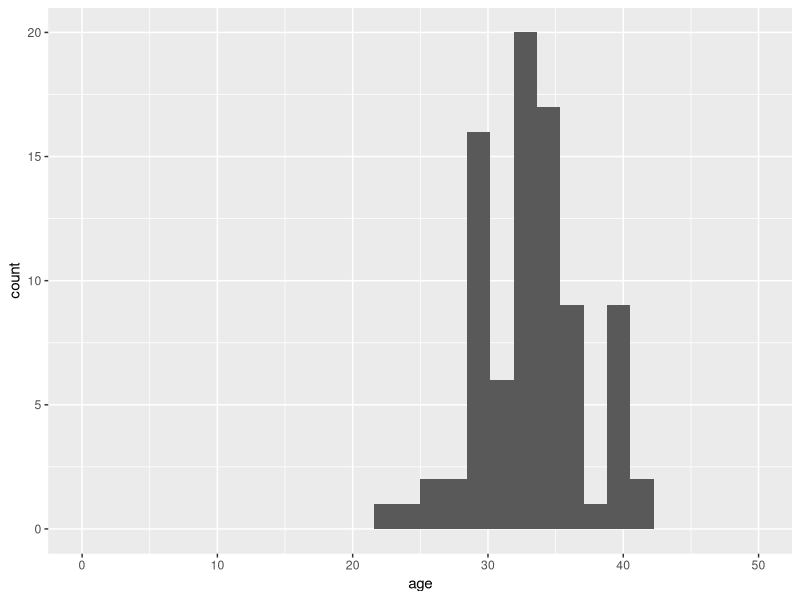

Recreate this plot in R.
## ---- chunk 1
library(tidyverse)
library(broom)
library(readxl)
Postpartum_Experience_Survey_Responses_raw_data <- read_excel("../data/Postpartum Experience Survey (Responses) - raw data.xlsx")
#View(Postpartum_Experience_Survey_Responses_raw_data)
## ---- chunk 2
Postpartum_Experience_renamed_variables <- as_tibble(Postpartum_Experience_Survey_Responses_raw_data) %>% 
  rename( 
         `respondent` = `Timestamp`,
         `state` = `Which US state or country did you give birth in?`,
          `age` = `What was your age when you gave birth?`, 
      `birth_location` = `Where did you give birth?`,
        `informed_by` = `When you were pregnant, did your care provider give you information about postpartum care services?`,
    `other_info_sources` = `Did you learn about postpartum care services from any other sources?`, 
      `support_type`= `What types of support did you have access to postpartum?`,
         `provider` = `Who provided this support for you?`,
    `ins_covered_services` = `What postpartum care services did your insurance cover?`,
    `cost_factor` = `Was cost a factor in how much support you received?`,
        `if_insurance` = `If insurance covered postpartum care services, would you take advantage of it?`,
    `critical_support` = `What support was most critical to you/your household in first year following birth?`,
    `ideal_support` = `In a best case scenario, list all types of care and support you would need or want in the first year postpartum.`,
    `comments` = `Is there anything else you want to share about your postpartum experience?`,
    `emails` = `If you are open to follow up questions or want the results from this research project, please enter your email below.`)
## ---- chunk 3
Postpartum_renamed_variables_US <- Postpartum_Experience_renamed_variables %>%
  filter(state != "Uk") %>%
  filter(state != "Norway") %>%
  filter(state != "Puerto Rico")
## ---- chunk 4
dim(Postpartum_renamed_variables_US)
## ---- chunk 5
glimpse(Postpartum_renamed_variables_US)
## ---- chunk 6
Postpartum_renamed_variables_US |>
  count(informed_by) |>
  arrange(desc(n))

## ---- chunk 7
# Example data: Replace this with your actual data
tikyrabargraph <- Postpartum_renamed_variables_US

# Create the histogram
histogram <- ggplot(data = data.frame(value = tikyrabargraph), aes(x = value)) +
  geom_histogram(binwidth = 0.5, fill = "blue", color = "black", alpha = 0.7) +
  labs(title = "Histogram of Your Data",
       x = "Value",
       y = "Frequency") +
  theme_minimal()

#We probably need to figure out the good/better/best portions for the real one: x = state, y = quality of care ranking

## ---- chunk 8
#library(maps)
#library(mapproj)
#library(tidyverse)

#states <- map_data("state")
#states <- rename(states, state = region)
#statessurveyed <- `states`

#Postpartum_renamed_variables_US <- #Postpartum_renamed_variables_US %>% 
#  mutate(state = tolower(Postpartum_renamed_variables_US$state))

## ---- chunk 9
library(stringr)
## ---- chunk 10
Postpartum_renamed_variables_US <- Postpartum_renamed_variables_US |>
  mutate(age = as.numeric(age))
## ---- chunk 11
which(Postpartum_renamed_variables_US$age > 100)

#`which` for identifying rows of a dataset.
## ---- chunk 12
Postpartum_renamed_variables_US %>%
  filter(state == "California") %>%
  ggplot(aes(x = age)) +
  geom_histogram() +
  xlim(0,50) #Additional outliers and NAs ignored for the sake of the visualization (still present in data frame)
## ---- chunk 13
Postpartum_renamed_variables_US |>
  mutate(state = str_replace(state, "DC", "District of Columbia")) 
#In order to correct specific mistakes/misspellings etc across the data frame.
